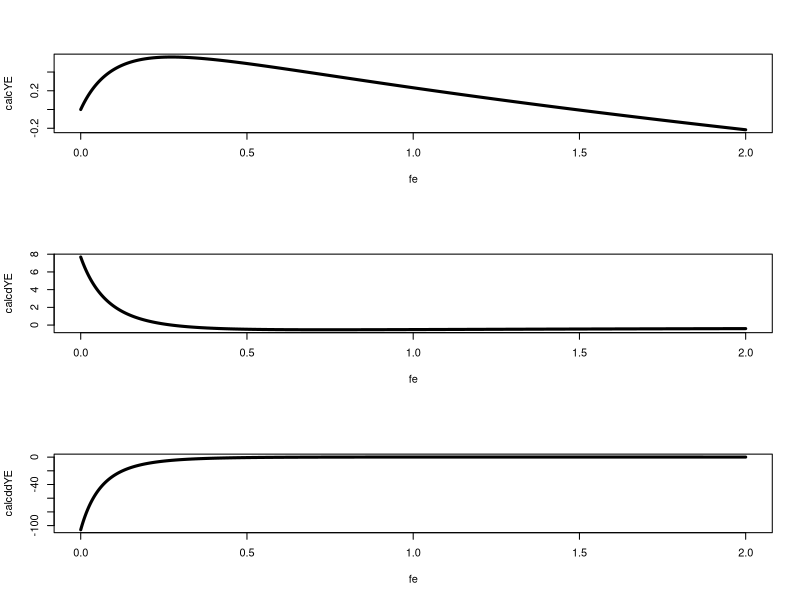
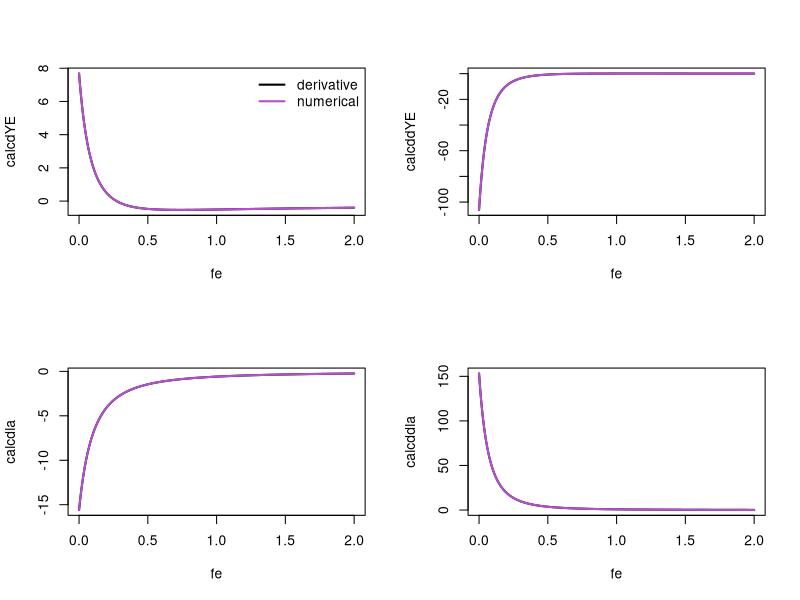

Source code (R) for these figures, in order: (Note: this script raises an error after producing the figures.)
#==================================================================================================================
#testing derivatives

### single fisheroes example

msycalc<-function(F){

	Ro<-1
	kappa<-5
	m<-0.2
	fe<-F

	ages<-1:70
	Winf<-3.165797
	k<-0.2728831
	to<- -3.2193539
	wa<-Winf*(1-exp(-k*(ages-to)))^3
	#wa<-c(1.0121,1.3858,1.725,2.0174,2.2609,2.4589,2.6171)
	
	f50<-2.0273497
	fsd<-0.4020049
	fa<-(1/(1+exp(-(ages-f50)/fsd)))*wa
	#fa<-c(0.07205217,0.48300621,0.91831884,0.99266382,0.99938078,0.99995933,1.00000000)
	
	v50<-2.9485810
	vsd<-0.5660189
	
	va<-(1/(1+exp(-(ages-v50)/vsd)))
	#va<-c(0.0041512,0.084884,0.60249,0.8,0.9,1,1)

	za <- m + fe * va
	sa <- exp(-za)
	oa <- 1-sa

	la<-NULL
	lx<-NULL
	la[1]<-1
	lx[1]<-1


	for(i in 2:(length(ages)))
	{
		la[i]<- la[i-1]* sa[i-1]
		lx[i]<- lx[i-1]* exp(-m)
	}
	LA<-la[length(ages)]
	la[length(ages)]<-la[length(ages)]/(oa[length(ages)])
	lx[length(ages)]<-lx[length(ages)]/(1-exp(-m))
		
	phiE<-sum(fa*lx)
	phie<-sum(fa*la)
	
	Re<-Ro*(kappa-phiE/phie)/(kappa-1)
	
	qa<- va*wa*oa/za

	phiq<-sum(la*qa)
	
	Ye<-fe*Re*phiq	

	#calculate derivatives

	#recruitment
	dla.dfe<-NULL

	dla.dfe[1]<-0

	for(i in 2:(length(ages)))
	{
		dla.dfe[i] <- dla.dfe[i-1]*sa[i-1] - la[i-1]*va[i-1]*sa[i-1]		
	}
	dLA.dfe<-dla.dfe[length(ages)]
	dla.dfe[length(ages)] <- dLA.dfe/oa[length(ages)] - LA*va[length(ages)]*sa[length(ages)]/(oa[length(ages)])^2


	dphie.dfe<- sum(fa*dla.dfe)

	dRe.dfe<- (dphie.dfe*Ro*phiE)/(phie^2*(kappa-1))

	#incidence functions

	dphiq.dfe<- sum(dla.dfe*qa+la*va^2*sa*wa/za-la*va^2*oa*wa/za^2)
	
	dYe.dfe<-Re*phiq+fe*Re*dphiq.dfe+fe*phiq*dRe.dfe

	#calculate second derivatives

	#recruitment

	ddla.ddfe<-NULL

	ddla.ddfe[1]<-0

	for(i in 2:(length(ages)))
	{
		ddla.ddfe[i] <- (ddla.ddfe[i-1] + la[i-1]*va[i-1]^2 - 2*dla.dfe[i-1]*va[i-1])*sa[i-1]		
	}
	ddLA.ddfe <- ddla.ddfe[length(ages)] 
	ddla.ddfe[length(ages)] <-  LA * (va[length(ages)])^2 * sa[length(ages)]    / ( oa[length(ages)]^2 )
							- 2 * dLA.dfe * va[length(ages)] * sa[length(ages)] / ( oa[length(ages)]^2 )
							+ ddLA.ddfe / oa[length(ages)] 
							+  2 * LA * (va[length(ages)])^2 * (sa[length(ages)])^2 /(oa[length(ages)]^3)
							
	ddphie.ddfe<- sum(fa*ddla.ddfe)

	ddRe.ddfe<- (phie* ddphie.ddfe - 2*dphie.dfe^2)*Ro*phiE/(phie^3*(kappa-1))

	#incidence functions

	ddphiq.ddfe<- sum(-la*va^3*sa*wa/za+2*dla.dfe*va^2*sa*wa/za-2*la*va^3*sa*wa/za^2
		+ddla.ddfe*qa-2*dla.dfe*va*qa/za+2*la*va^2*qa/za^2)


	ddYe.ddfe<- fe*phiq*ddRe.ddfe+2*fe*dphiq.dfe*dRe.dfe+2*phiq*dRe.dfe+fe*Re*ddphiq.ddfe+2*Re*dphiq.dfe

	return(list(F=fe,Ye=Ye, dYe.dfe=dYe.dfe,ddYe.ddfe=ddYe.ddfe, la=la, dla.dfe=dla.dfe, ddla.ddfe=ddla.ddfe))

}
msycalc(.3)

fe<-seq(0,2,0.0001)
calcYE<-NULL
calcdYE<-NULL
calcddYE<-NULL



for( a in 1:length(fe))
{
	result<-msycalc(fe[a])
	
	calcYE[a]<-result$Ye
	calcdYE[a]<-result$dYe.dfe
	calcddYE[a]<-result$ddYe.ddfe
	
}


par(mfrow=c(3,1))
plot(fe,calcYE,lwd=3,type="l")
plot(fe,calcdYE,lwd=3,type="l")
plot(fe,calcddYE,lwd=3,type="l")

which.max(calcYE)
which.min(abs(calcdYE))

calcYE[which.min(abs(calcdYE))]
fe[which.min(abs(calcdYE))]


Fstar<-0.1

#newton method
for(ct in 1:100)
{
	Fstar<- Fstar -  msycalc(Fstar)$dYe.dfe/msycalc(Fstar)$ddYe.ddfe
	print(Fstar)
}




numdYE<-NULL
calcdYE<-NULL
numddYE<-NULL
calcddYE<-NULL
calcdla<-NULL
numdla<-NULL
calcddla<-NULL
numddla<-NULL

fe<-seq(0,2,0.001)
h<-0.00001


for( a in 1:length(fe))
{
	result<-msycalc(fe[a])
	
	calcdYE[a]<-result$dYe.dfe
	
	numdYE[a]<-((msycalc(fe[a]+h)$Ye-msycalc(fe[a])$Ye)/h+ (msycalc(fe[a])$Ye-msycalc(fe[a]-h)$Ye)/h)/2

	calcddYE[a]<-result$ddYe.ddfe

	numddYE[a]<-(msycalc(fe[a]+2*h)$Ye - 2*msycalc(fe[a]+h)$Ye + msycalc(fe[a])$Ye)/h^2

	calcdla[a]<-sum(result$dla.dfe)

	numdla[a]<-sum(((msycalc(fe[a]+h)$la - msycalc(fe[a])$la)/h + (msycalc(fe[a])$la - msycalc(fe[a]-h)$la)/h)/2)

	calcddla[a]<-sum(result$ddla.ddfe)

	numddla[a]<-sum((msycalc(fe[a]+ h)$la - 2*msycalc(fe[a])$la + msycalc(fe[a]-h)$la)/h^2)
}

par(mfrow=c(2,2))
plot(fe,calcdYE, type="l", lwd=2)
lines(fe,numdYE, lwd=2, col="mediumorchid3" )
legend("topright", c("derivative", "numerical"),  col = c("black","mediumorchid3") , lwd =2, pch = NULL, bty = "n")
plot(fe,calcddYE, type="l", lwd=2)
lines(fe,numddYE,  lwd=2, col="mediumorchid3" )
plot(fe,calcdla, type="l", lwd=2)
lines(fe,numdla, lwd=2, col="mediumorchid3" )
plot(fe,calcddla, type="l", lwd=2)
lines(fe,numddla,  lwd=2, col="mediumorchid3" )


##wa<-c(1.0121,1.3858,1.725,2.0174,2.2609,2.4589,2.6171,2.6171,2.6171,2.6171)
##
##fx<-function(param){
##	Winf<-param[1]
##	k<-param[2]
##	to<-param[3]
##	wt<-Winf*(1-exp(-k*(1:7-to)))^3
##	wa<-c(1.0121,1.3858,1.725,2.0174,2.2609,2.4589,2.6171)
##	return(sum((wt-wa)^2))}
##
##fx(c(5,0.1,-1))
##
##(result<-optim(c(10,0.4,0), fx))
##
##Winf<-result$par[1]
##k<-result$par[2]
##to<-result$par[3]
##wt<-Winf*(1-exp(-k*(1:7-to)))^3
##
##plot(1:7,c(1.0121,1.3858,1.725,2.0174,2.2609,2.4589,2.6171))
##lines(1:7,wt, lwd=2)
##
##
##fx1<-function(param){
##	f50<-param[1]
##	fsd<-param[2]
##	ft<-(1/(1+exp(-(1:7-f50)/fsd)))
##	fa<-c(0.07205217,0.48300621,0.91831884,0.99266382,0.99938078,0.99995933,1.00000000)
##	return(sum((ft-fa)^2))}
##
##fx1(c(2,1))
##
##(result<-optim(c(2,1), fx1))
##
##fx2<-function(param){
##	v50<-param[1]
##	vsd<-param[2]
##	vt<-(1/(1+exp(-(1:7-v50)/vsd)))
##	va<-c(0.0041512,0.084884,0.60249,0.8,0.9,1,1)
##	return(sum((vt-va)^2))}
##
##fx2(c(2,1))
##
##(result<-optim(c(2.5,.5), fx2))
##v50<-result$par[1]
##vsd<-result$par[2]
##vt<-(1/(1+exp(-(1:7-v50)/vsd)))
##plot(1:7,c(0.0041512,0.084884,0.60249,0.8,0.9,1,1))
##lines(1:7,vt, lwd=2)



#==================================================================================================================
#testing derivatives

### two or more fisheries example
F<-expand.grid(seq(0.1,1,0.01),seq(0.1,1,0.01))


msycalc2<-function(F){

	Ro<-1
	kappa<-10
	m<-0.2
	fe<-F

	ages<-1:70
	Winf<-3.165797
	k<-0.2728831
	to<- -.7
	wa<-Winf*(1-exp(-k*(ages-to)))^3
	
	
	f50<-2.0273497
	fsd<-0.4020049
	fa<-(1/(1+exp(-(ages-f50)/fsd)))*wa
	
	
	v501<-2.9485810
	vsd1<-0.5660189
	va1<-(1/(1+exp(-(ages-v501)/vsd1)))
	
	a2<-0.7
	b2<-7
	gamma2<-0.5
	va2<- (1/(1-gamma2))*(((1-gamma2)/gamma2)^gamma2)*(exp(a2*gamma2*(b2-ages))/(1+exp(a2*(b2-ages))))


	va<-cbind(va1,va2)

	#matplot(va)	

	za <- m
	for(n in 1:(ncol(fe))){
		za <- za + fe[,n] * va[,n]		
	}
	
	sa <- exp(-za)
	oa <- 1-sa

	la<-NULL
	lx<-NULL
	la[1]<-1
	lx[1]<-1

	for(i in 2:(length(ages)))
	{
		la[i]<- la[i-1]* sa[i-1]
		lx[i]<- lx[i-1]* exp(-m)
	}

	LA<-la[length(ages)]
	la[length(ages)]<-la[length(ages)]/(oa[length(ages)])
	lx[length(ages)]<-lx[length(ages)]/(1-exp(-m))
		
	phiE<-sum(fa*lx)
	phie<-sum(fa*la)
	
	Re<-Ro*(kappa-phiE/phie)/(kappa-1)
	
	qa<-matrix(NA,ncol=ncol(fe),nrow=length(ages))
	phiq<-matrix(NA,ncol=ncol(fe))
	Ye<-matrix(NA,ncol=ncol(fe))

	for(n in 1:(ncol(fe))){
		qa[,n]<- va[,n]*wa*oa/za
		phiq[,n]<-sum(la*qa[,n])
		Ye[,n]<-fe[,n]*Re*phiq[,n]	
	}

	#calculate derivatives

	#recruitment


	dla.dfe<- matrix(NA,ncol=ncol(fe),nrow=length(ages))
	dla.dfe[1,]<-0
	for(n in 1:(ncol(fe))){
		for(i in 2:(length(ages)))
		{
			dla.dfe[i,n] <- dla.dfe[i-1,n]*sa[i-1] - la[i-1]*va[i-1,n]*sa[i-1]		
		}
	}
	dLA.dfe<-dla.dfe[length(ages),]
	#dla.dfe[length(ages),] <- dLA.dfe/oa[length(ages)] - dla.dfe[i-1,]*va[length(ages),]*sa[length(ages)]/(oa[length(ages)])^2
	
	dla.dfe[length(ages),] <- dLA.dfe/oa[length(ages)] - LA*va[length(ages),]*sa[length(ages)]/(oa[length(ages)])^2
	
	

	dphie.dfe<- matrix(NA,ncol=ncol(fe),nrow=1)
	dRe.dfe<- matrix(NA,ncol=ncol(fe),nrow=1)


	for(n in 1:ncol(fe)){
		dphie.dfe[,n]<- sum(fa*dla.dfe[,n])
		dRe.dfe[,n]<- (dphie.dfe[,n]*Ro*phiE)/((kappa-1)*phie^2)
	}
		#incidence functions
	
	dqa.dfe<- list(matrix(NA,ncol=ncol(fe),nrow=length(ages)),matrix(NA,ncol=ncol(fe),nrow=length(ages)))
	dphiq.dfe<- matrix(NA,ncol=ncol(fe),nrow=ncol(fe))
	dYe.dfe<- matrix(NA,ncol=ncol(fe),nrow=ncol(fe))

	for(n in 1:ncol(fe)){
		for(nn in 1:ncol(fe)){

			if(n==nn){
				dqa.dfe[[n]][,nn]<- (va[,n]^2*wa)/za * (sa-oa/za)
				dphiq.dfe[n,nn]<- sum(qa[,n]*dla.dfe[,n]+dqa.dfe[[n]][,nn]*la)
				dYe.dfe[n,nn]<-Re*phiq[,n]+fe[,n]*Re*dphiq.dfe[n,nn]+fe[,n]*phiq[,n]*dRe.dfe[,n]

			} else{
				dqa.dfe[[n]][,nn]<- (va[,n]*va[,nn]*wa)/za * (sa-oa/za)
				dphiq.dfe[n,nn]<- sum(qa[,n]*dla.dfe[,nn]+dqa.dfe[[n]][,nn]*la)
				dYe.dfe[n,nn]<- fe[,n]*Re*dphiq.dfe[n,nn]+fe[,n]*phiq[,n]*dRe.dfe[,nn]
			}			
		
		}
		
	}
	
	
	#calculate second derivatives

	#recruitment

	ddla.ddfe<-matrix(NA,ncol=ncol(fe),nrow=length(ages))
	ddphie.ddfe<-matrix(NA,ncol=ncol(fe),nrow=1)
	ddRe.ddfe<-matrix(NA,ncol=ncol(fe),nrow=1)

	ddla.ddfe[1,]<-0
	
	for(n in 1:(ncol(fe))){
		for(i in 2:(length(ages)))
		{
			ddla.ddfe[i,n] <- (ddla.ddfe[i-1,n] + la[i-1]*va[i-1,n]^2 - 2*dla.dfe[i-1,n]*va[i-1,n])*sa[i-1]		
		}
	}
	
	ddLA.ddfe <- ddla.ddfe[length(ages),] 

	ddla.ddfe[length(ages),] <- (ddLA.ddfe / oa[length(ages)]
								+ LA * (va[length(ages),])^2 * sa[length(ages)]    / ( oa[length(ages)]^2 )
								+ 2 * LA * (va[length(ages),])^2 * (sa[length(ages)])^2 /( oa[length(ages)]^3 )
								- 2 * dLA.dfe * va[length(ages),] * sa[length(ages)] / ( oa[length(ages)]^2 ))
								 
								
	for(n in 1:(ncol(fe))){	
		ddphie.ddfe[,n]<- sum(fa*ddla.ddfe[,n])

		ddRe.ddfe[,n]<- (phie* ddphie.ddfe[,n] - 2*dphie.dfe[,n]^2)*Ro*phiE/(phie^3*(kappa-1))
	}					
	

	

	#incidence functions
	ddqa.ddfe<- list(matrix(NA,ncol=ncol(fe),nrow=length(ages)),matrix(NA,ncol=ncol(fe),nrow=length(ages)))

	ddphiq.ddfe<-matrix(NA,ncol=ncol(fe),nrow=ncol(fe))

	for(n in 1:(ncol(fe))){
		for(nn in 1:(ncol(fe))){

			if(n==nn)
			{
				ddqa.ddfe[[n]][,nn]<- (va[,n]^3*sa*wa/za)*(-sa-2*sa/za+2*oa/za^2)

				
			}else{ 
				ddqa.ddfe[[n]][,nn]<- (va[,n]*va[,nn]^2*sa*wa/za)*(-sa-2*sa/za+2*oa/za^2)

			}
				ddphiq.ddfe[n,nn]<- sum(la*ddqa.ddfe[[n]][,nn]+2*dla.dfe[,nn]*dqa.dfe[[n]][,nn]+qa[,n]*ddla.ddfe[,nn])
		}
	}

	ddYe.ddfe<-matrix(NA,ncol=ncol(fe),nrow=ncol(fe))
	for(n in 1:(ncol(fe))){
		for(nn in 1:(ncol(fe))){
			if(n==nn)
			{
				ddYe.ddfe[n,nn]<- fe[,n]*phiq[,n]*ddRe.ddfe[,n]+2*fe[,n]*dphiq.dfe[n,nn]*dRe.dfe[,n]+2*phiq[,n]*dRe.dfe[,n]+fe[,n]*Re*ddphiq.ddfe[n,nn]+2*Re*dphiq.dfe[n,nn]
			}else{
				ddYe.ddfe[n,nn]<- fe[,n]*phiq[,n]*ddRe.ddfe[,nn]+2*fe[,n]*dphiq.dfe[n,nn]*dRe.dfe[,nn]+fe[,n]*Re*ddphiq.ddfe[n,nn]
			}
		}
	}
	return(list(F=fe,Ye=Ye, dYe.dfe=dYe.dfe,ddYe.ddfe=ddYe.ddfe, la=la, dla.dfe=dla.dfe, ddla.ddfe=ddla.ddfe,phie=phie,dphie.dfe=dphie.dfe,dqa.dfe=dqa.dfe))

}

F<-matrix(c(0.15,0.2),ncol=2)
msycalc2(F)

F<-expand.grid(seq(0.1,1,0.01),seq(0.1,1,0.01))

calcYE<-matrix(NA,ncol=ncol(F),nrow=nrow(F))
calcdYE<-matrix(NA,ncol=ncol(F),nrow=nrow(F))
calcddYE<-matrix(NA,ncol=ncol(F),nrow=nrow(F))



for( a in 1:nrow(F))
{
	result<-msycalc2(F[a,])
	
	calcYE[a,]<-result$Ye
	calcdYE[a,]<-result$dYe.dfe
	calcddYE[a,]<-diag(result$ddYe.ddfe)
	
}



x <- unique(F[,1])
y <- unique(F[,2])
z <- matrix(calcYE[,1],nrow=length(x),ncol=length(y))

z2 <- matrix(calcYE[,2],nrow=length(x),ncol=length(y))

nrz <- nrow(z)
ncz <- ncol(z)
# Create a function interpolating colors in the range of specified colors
jet.colors <- colorRampPalette( c("blue", "green","red") )
# Generate the desired number of colors from this palette
nbcol <- 25
color <- jet.colors(nbcol)
# Compute the z-value at the facet centres
zfacet <- z[-1, -1] + z[-1, -ncz] + z[-nrz, -1] + z[-nrz, -ncz]
zfacet2 <- z2[-1, -1] + z2[-1, -ncz] + z2[-nrz, -1] + z2[-nrz, -ncz]
# Recode facet z-values into color indices
facetcol <- cut(zfacet, nbcol)
facetcol2 <- cut(zfacet2, nbcol)

par(mfrow=c(1,2))
persp(x=x, y, z, theta = 180, phi = 90, ltheta = 70, shade = 0.75, ticktype = "detailed",
      xlab = "F1", ylab = "F2", zlab = " ",expand = 0, col=color[facetcol],border = NA,main="Ye1")

persp(x=x, y, z2, theta = 180, phi = 90, ltheta = 70, shade = 0.75, ticktype = "detailed",
      xlab = "F1", ylab = "F2", zlab = " ",expand = 0, col=color[facetcol2],border = NA,main="Ye2")



zt<-z+z2
zfacet_t <- zt[-1, -1] + zt[-1, -ncz] + zt[-nrz, -1] + zt[-nrz, -ncz]
facetcol_t <- cut(zfacet_t, nbcol)

par(mfrow=c(1,1))
persp(x=x, y, zt, theta = 180, phi = 90, ltheta = 70, shade = 0.75, ticktype = "detailed",
      xlab = "F1", ylab = "F2", zlab = " ",expand = 0, col=color[facetcol_t],border = NA,main="Total Ye")

contour(x, y, zt, nlevels = 10,main="Total Ye",xlab = "F1", ylab = "F2",col=color[facetcol_t])
Yemax= c(as.vector(F[which(apply(calcYE,1,sum)==max(abs(zt))),], mode ="numeric"),max(abs(zt)))
points(Yemax[1], Yemax[2], col = 2, pch = 16)


#===============================================================================================================
#numerical approximation of derivatives

F<-expand.grid(seq(0.1,1,0.1),seq(0.1,1,0.1))
h<-0.00001

numdYE1<-matrix(NA,ncol=2,nrow=nrow(F))
calcdYE1<-matrix(NA,ncol=2,nrow=nrow(F))

numddYE<-matrix(NA,ncol=2,nrow=nrow(F))
calcddYE<-matrix(NA,ncol=2,nrow=nrow(F))

numdphie<-NULL
calcdphie<-NULL

calcdla<-NULL
numdla<-NULL
calcddla<-NULL
numddla<-NULL


#just for the derivatives with respect to f1
for( a in 1:nrow(F))
{
	result<-msycalc2(F[a,])

	F1hp<- F[a,]
	F1hp[,1] <- F1hp[,1]+h

	F1hm<- F[a,]
	F1hm[,1] <- F1hm[,1]-h

	
	calcdYE1[a,]<-result$dYe.dfe[,1]
	
	#numdYE1[a,]<-((msycalc2(F1hp)$Ye-msycalc2(F[a,])$Ye)/h+ (msycalc2(F[a,])$Ye-msycalc2(F1hm)$Ye)/h)/2
	numdYE1[a,]<-(msycalc2(F1hp)$Ye-msycalc2(F1hm)$Ye)/(2*h)

	calcddYE[a,]<-(result$ddYe.ddfe[,1])

	numddYE[a,]<- ((msycalc2(F1hp)$Ye - 2*msycalc2(F[a,])$Ye + msycalc2(F1hm)$Ye)/h^2)

	calcdla[a]<-sum(result$dla.dfe[,1])

	numdla[a]<-sum((msycalc2(F1hp)$la  - msycalc2(F1hm)$la)/(2*h))

	calcddla[a]<-sum(result$ddla.ddfe[,1])

	numddla[a]<-sum((msycalc2(F1hp)$la - 2*msycalc2(F[a,])$la + msycalc2(F1hm)$la)/h^2)

	calcdphie[a]<-result$dphie[,1]
	
	numdphie[a]<-(msycalc2(F1hp)$phie-msycalc2(F1hm)$phie)/(2*h)

}

par(mfrow=c(2,2))
plot(F[,1][order(F[,1])],calcdYE1[,1][order(F[,1])], type="l", lwd=2)
lines(F[,1][order(F[,1])],numdYE1[,1][order(F[,1])], lwd=2, col="mediumorchid3", type="l")
legend("topright", c("derivative", "numerical"),  col = c("black","mediumorchid3") , lwd =2, pch = NULL, bty = "n")

plot(F[,1][order(F[,1])],calcdYE1[,2][order(F[,1])], type="l", lwd=2)
lines(F[,1][order(F[,1])],numdYE1[,2][order(F[,1])], lwd=2, col="mediumorchid3" )
#plot(F[,2],calcdYE1[,2], type="l", lwd=2)
#lines(F[,2],numdYE1[,2], lwd=2, col="mediumorchid3" )



plot(F[,1][order(F[,1])],calcddYE[,1][order(F[,1])], type="l", lwd=2)
lines(F[,1][order(F[,1])],numddYE[,1][order(F[,1])],  lwd=2, col="mediumorchid3" )

plot(F[,1][order(F[,1])],calcddYE[,2][order(F[,1])], type="l", lwd=2)
lines(F[,1][order(F[,1])],numddYE[,2][order(F[,1])],  lwd=2, col="mediumorchid3" )

#plot(F[,2],calcddYE[,2], type="l", lwd=2)
#lines(F[,2],numddYE[,2],  lwd=2, col="mediumorchid3" )



par(mfrow=c(1,2))
plot(F[,1][order(F[,1])],calcdla[order(F[,1])], type="l", lwd=2)
lines(F[,1][order(F[,1])],numdla[order(F[,1])], lwd=2, col="mediumorchid3" )
plot(F[,1][order(F[,1])],calcddla[order(F[,1])], type="l", lwd=2)
lines(F[,1][order(F[,1])],numddla[order(F[,1])],  lwd=2, col="mediumorchid3" )

par(mfrow=c(1,2))
plot(F[,1][order(F[,1])],calcdphie[,1][order(F[,1])], type="l", lwd=2)
lines(F[,1][order(F[,1])],numdphie[,1][order(F[,1])], lwd=2, col="mediumorchid3" )
legend("topright", c("derivative", "numerical"),  col = c("black","mediumorchid3") , lwd =2, pch = NULL, bty = "n")


F<-matrix(c(0.15,0.2),ncol=2)
result<-msycalc2(F)

	F1hp<- F
	F1hp[,1] <- F1hp[,1]+h

	F1hm<- F
	F1hm[,1] <- F1hm[,1]-h


calcdla<-(result$dla.dfe)

numdla<-((msycalc2(F1hp)$la  - msycalc2(F1hm)$la)/(2*h))

calcddla<-(result$ddla.ddfe)

numddla<-((msycalc2(F1hp)$la - 2*msycalc2(F)$la + msycalc2(F1hm)$la)/h^2)


par(mfrow=c(1,1))
plot(1:70,calcdla[,1], type="l", lwd=2)
lines(1:70,numdla, lwd=2, col="mediumorchid3" )

rbind()
